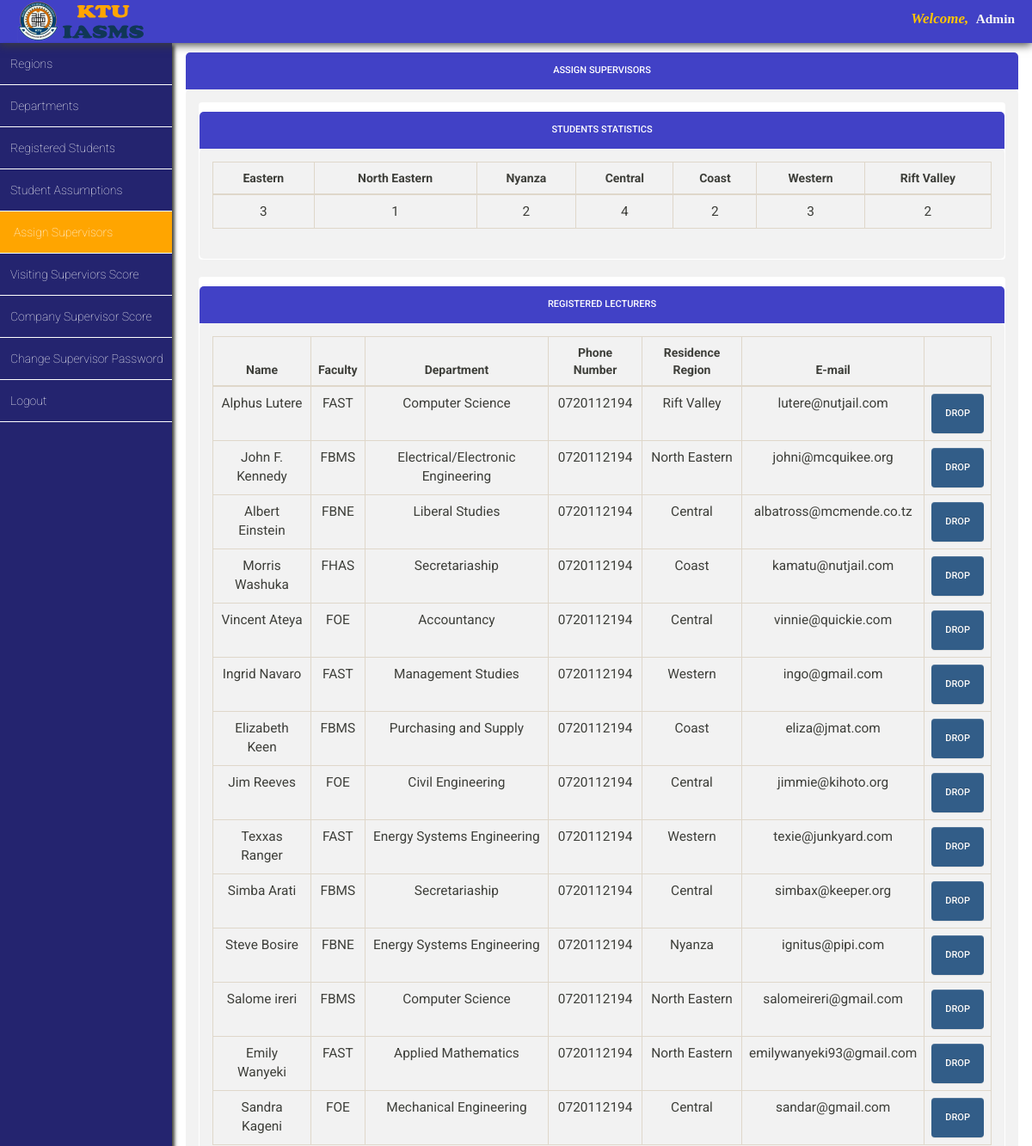
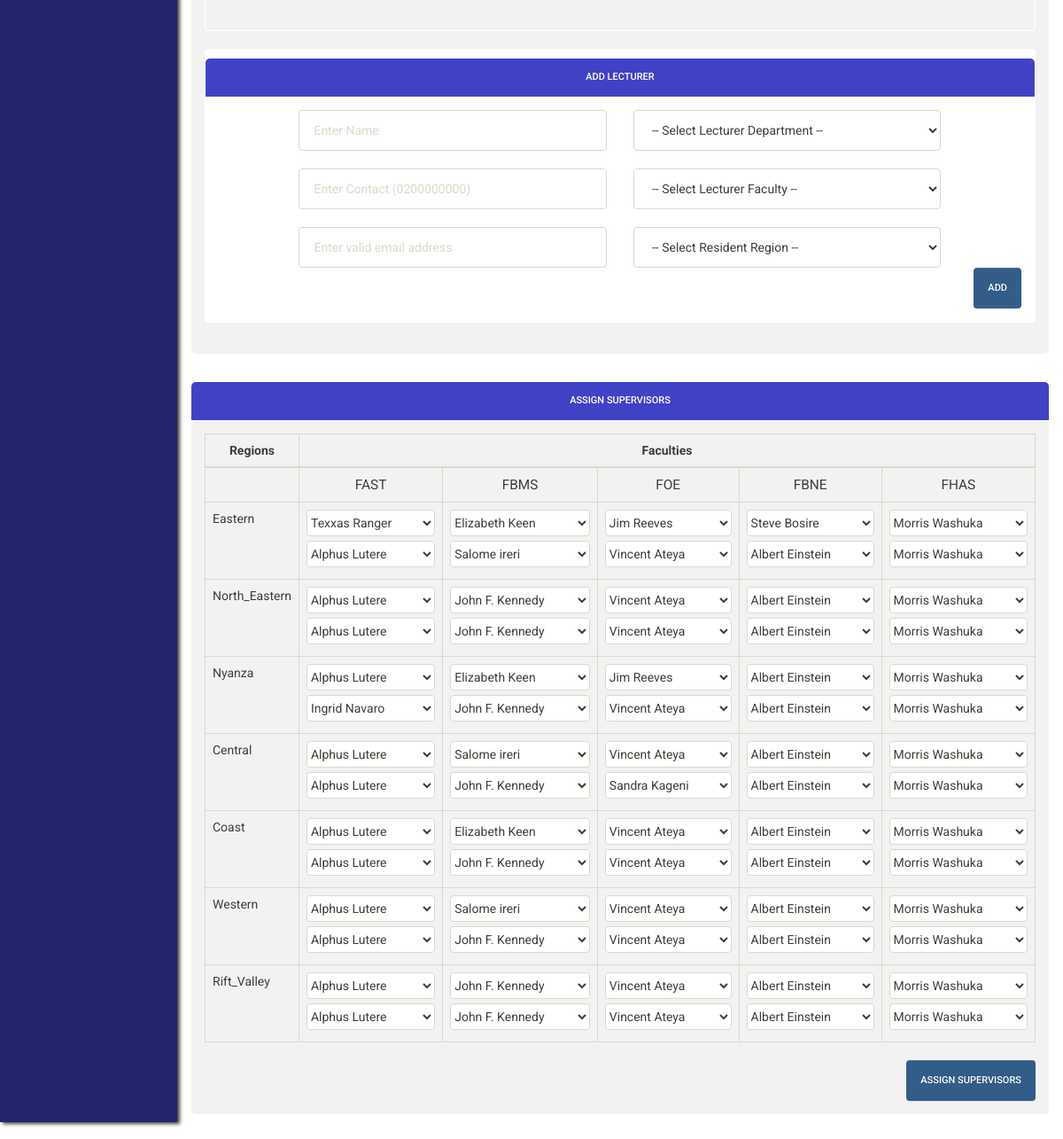
Screenshot of /admin/assign_supervisors/assign_supervisors.php with the database file from the repository (2 pictures, top to bottom).
### tables this page shows
CREATE TABLE `visiting_lecturers` (
  `id` int(11) NOT NULL,
  `lecturer_name` varchar(255) NOT NULL,
  `lecturer_faculty` varchar(255) NOT NULL,
  `lecturer_phone_number` varchar(11) NOT NULL,
  `lecturer_region_residence` varchar(255) NOT NULL,
  `lecturer_department` varchar(255) NOT NULL,
  `lecturer_email` varchar(255) NOT NULL
);

CREATE TABLE `assigned_lecturers` (
  `id` int(11) NOT NULL,
  `regions` varchar(255) NOT NULL,
  `first_supervisor_fast` varchar(255) NOT NULL,
  `second_supervisor_fast` varchar(255) NOT NULL,
  `first_supervisor_fbms` varchar(255) NOT NULL,
  `second_supervisor_fbms` varchar(255) NOT NULL,
  `first_supervisor_foe` varchar(100) NOT NULL,
  `second_supervisor_foe` varchar(100) NOT NULL,
  `first_supervisor_fbne` varchar(100) NOT NULL,
  `second_supervisor_fbne` varchar(100) NOT NULL,
  `first_supervisor_fhas` varchar(100) NOT NULL,
  `second_supervisor_fhas` varchar(100) NOT NULL,
  `date` timestamp NOT NULL DEFAULT current_timestamp()
);

### admin/assign_supervisors/assign_supervisors.php (the view, shortened to what this page needs)
		<?php
		include '../../database_connection/database_connection.php';
		  $regions = array();
		  $regions_2 = array("-- Select Resident Region --");
		  $mysql_query_command_1 = "SELECT * FROM regions";
		  $execute_result_query = mysqli_query($conn,$mysql_query_command_1);
		  while($row_set = mysqli_fetch_assoc($execute_result_query)){
			array_push($regions, $row_set['region_name']);
			array_push($regions_2, $row_set['region_name']);
		  }
		  $departments = array("-- Select Lecturer Department -- ");
		  $mysql_query_command_1 = "SELECT * FROM departments";
		  $execute_result_query = mysqli_query($conn,$mysql_query_command_1);
		  while($row_set = mysqli_fetch_assoc($execute_result_query)){
			array_push($departments, $row_set['name']);
		  }
		$faculties = array("-- Select Lecturer Faculty --","FAST","FOE","FBMS","FBNE","FHAS");
		$mysql_query_1 = "SELECT * FROM visiting_lecturers";
		function assign_lectures_options($supervisor_type, $query_type, $region = ''){
			include '../../database_connection/database_connection.php';
			$supervisor_type = $supervisor_type.'_'.strtolower($query_type);
			$return_arr = array();
			$mysql_query = "SELECT * FROM assigned_lecturers WHERE `regions` = '$region'";
			$check_db = mysqli_query($conn,$mysql_query);
			while($assigned_lecturers = mysqli_fetch_assoc($check_db))
				array_push($return_arr, $assigned_lecturers[$supervisor_type]);
			$options_arr = array();
			$temp_arr = array();
			$mysql_query = "SELECT * FROM visiting_lecturers WHERE lecturer_faculty = '$query_type'";
			$execute_mysql_query = mysqli_query($conn,$mysql_query);
			while($get_details = mysqli_fetch_assoc($execute_mysql_query)){
				$name = $get_details["lecturer_name"];
				foreach ($return_arr as $target) {
					if($name == $target){
						$options_arr = array($name);
						break;
					}
				}
				array_push($temp_arr, $name);
			}
			foreach ($temp_arr as $item) {
				if($item != $target) array_push($options_arr, $item);
			}
			return $options_arr;
		}
		 ?>
		<!DOCTYPE html>
		<html lang="en" class="bg-pink">
		<head>
		  <link rel="stylesheet" href="../../css/bootstrap-theme.min.css"/>
		  <link rel="stylesheet" href="../../css/bootstrap.min.css"/>
		  <link rel="stylesheet" href="../../css/main_page_style.css"/>
		  <link rel="stylesheet" href="assign_supervisors.css"/>
		</head>
		<body>
		<div id="top-navigation">
		<div id="header_logo"><img src="../../img/header_log.png" class="img-responsive" alt="logo" style="float:left;width:150px; height:50px;position:relative;left:20px"/></div>
		<div id="student_name"><span style="color:rgb(255, 198, 0);font-size:1.1em"><em>Welcome,</em>&nbsp; </span><span style="font-family:serif"><?php echo "Admin"?></span></div>
		</div>
		<div id="left_side_bar">
		<ul id="menu_list">
		  <a class="menu_items_link" href="../regions/regions.php"><li class="menu_items_list">Regions</li></a>
		  <a class="menu_items_link" href="../departments/departments.php"><li class="menu_items_list">Departments</li></a>
		  <a class="menu_items_link" href="../view_registered_students/view_registered_students.php"><li class="menu_items_list">Registered Students</li></a>
		  <a class="menu_items_link" href="../students_assumptions/students_assumptions.php"><li class="menu_items_list" >Student Assumptions</li></a>
		  <a class="menu_items_link" href="assign_supervisors.php"><li class="menu_items_list" style="background-color:orange;padding-left:16px">Assign Supervisors</li></a>
		  <a class="menu_items_link" href="../visiting_score/visiting_supervisors_score.php"><li class="menu_items_list">Visiting Superviors Score</li></a>
		  <a class="menu_items_link" href="../company_score/company_supervisor_score.php"><li class="menu_items_list">Company Supervisor Score</li></a>
		  <a class="menu_items_link" href="../change_password/change_password.php"><li class="menu_items_list">Change Supervisor Password</li></a>
		  <a class="menu_items_link" href="../../index.php"><li class="menu_items_list">Logout</li></a>
		</ul>
		</div>
<div class="container-fluid">
		<div id="main_content">
			<div class = "panel">
			   <div class = "panel-heading phead">
				  <h2 class = "panel-title ptitle"> Assign Supervisors</h2>
			   </div>
					<div class = "panel-body pbody">
					<div class = "panel">
					<div class = "panel-heading phead">
						<h2 class = "panel-title ptitle"> Students Statistics</h2>
				   </div>
						<div class = "panel-body pbody">
					  <table class="table table-bordered table-hover">
						  <thead>
							<tr>
							<?php foreach ($regions as $region){
								echo '<th style="text-align:center">'.$region.'</th>';
							}?>
							</tr>
						  </thead>
						  <tbody>
							<?php
							echo "<tr style='text-align:center;font-size:1.1em' width='100%'>";
							$mycounter = 0;
							while($mycounter < sizeof($regions)){
							$selected_item = $regions[$mycounter];
							$mysql_query_command_1 = "SELECT company_region FROM students_assumption WHERE company_region='$selected_item'";
							$execute_result_query = mysqli_query($conn,$mysql_query_command_1);
							$row_cnt = mysqli_num_rows($execute_result_query);
							echo "<td>".$row_cnt."</td>";
							$mycounter++;
							}
							echo "</tr>";
							 ?>
						  </tbody>
					</table>
			 </div>
		   </div>
					<div class = "panel">
						<div class = "panel-heading phead">
								<h2 class = "panel-title ptitle"> Registered Lecturers</h2>
						</div>
						<div class = "panel-body pbody">
						<table class="table table-bordered table-hover">
							<thead>
								<tr>
									<th style="text-align:center">Name</th>
									<th style="text-align:center">Faculty</th>
									<th style="text-align:center">Department</th>
									<th style="text-align:center">Phone Number</th>
									<th style="text-align:center">Residence Region</th>
									<th style="text-align:center">E-mail</th>
									<th></th>
								</tr>
							</thead>
							<tbody>
								<?php
								echo "<tr style='text-align:center;font-size:1.1em' width='100%'>";
								$mysql_query_command_1 = $mysql_query_1;
								$execute_result_query = mysqli_query($conn,$mysql_query_command_1);
								while ($row_set = mysqli_fetch_array($execute_result_query)){
								echo "<tr style='text-align:center;font-size:1.1em'>";
								echo "<td>".$row_set["lecturer_name"]."</td>";
								echo "<td>".$row_set["lecturer_faculty"]."</td>";
								echo "<td>".$row_set["lecturer_department"]."</td>";
								echo "<td>".$row_set["lecturer_phone_number"]."</td>";
								echo "<td>".$row_set["lecturer_region_residence"]."</td>";
								echo "<td>".$row_set["lecturer_email"]."</td>";
								echo '<td>
											<form method="post" action="assign_supervisors_inc.php">
												<input type="hidden" name="drop_lecturer_id" value="'.$row_set["id"].'"/>
												<input type="submit" value="Drop" name="btn_drop_lecturer" class="btn btn-primary"/>
											</form>
										</td>';
								echo "</tr>";
								}
								echo "</tr>";
								?>
							</tbody>
						</table>
			 		</div>
		   </div>
		   <div class="panel">
			 <div class = "panel-heading phead phead-adjusted">
				  <h2 class = "panel-title ptitle"> Add Lecturer</h2>
			   </div>
					<div class = "panel-body">
					<form method="post" action="">
					<div class="row">
					<div class="col-md-12">
					<div class="col-md-5 col-md-offset-1">
					<input type="text" placeholder="Enter Name" name="txt_lecturer_name" class="form-control"/>
					</div>
					<div class="col-md-5">
					 <select class="form-control" id="lecturers_department" name="lecturers_department">
					  <?php
					  foreach($departments as $val) { echo "<option>".$val."</option>";};
					  ?>
					</select>
					</div>
					</div>
					</div>
					<br>
					<div class="row">
					<div class="col-md-12">
					<div class="col-md-5 col-md-offset-1">
					<input type="text" placeholder="Enter Contact (0200000000)" name="txt_lecturer_contact" class="form-control"/>
					</div>
					<div class="col-md-5">
					<select class="form-control" id="lecturers_faculty" name="lecturers_faculty">
					  <?php
						foreach($faculties as $val) { echo "<option>".$val."</option>";};
					   ?>
					</select>
					</div>
					</div>
					</div>
					<br>
					<div class="row">
					<div class="col-md-12">
					<div class="col-md-5 col-md-offset-1">
					<input type="email" placeholder="Enter valid email address" name="txt_lecturer_email" class="form-control"/>
					</div>
					<div class="col-md-5">
					<select class="form-control" id="selected_region" name="selected_region">
					<?php
					foreach($regions_2 as $val) { echo "<option>".$val."</option>";};
					?>
					</select>
					</div>
					</div>
					</div>
					<div style="float: right">
					<input type="submit" value="Add" name="btn_add_lecturer" class="btn btn-primary"/>
					</div>
					</div>
			   </div>
		   </div>
		 </div>
		 <div class = "panel">
					<div class = "panel-heading phead">
						<h2 class = "panel-title ptitle"> Assign Supervisors</h2>
				   </div>
						<div class = "panel-body pbody">
					  <form method="post" action="">
					  <table class="table table-bordered table-hover">
						  <thead>
							<tr>
								<th style="text-align:center" width="10%">Regions</th>
								<th colspan="5" style="text-align:center">Faculties</th>
							</tr>
						  </thead>
						  <tbody>
						  <tr style='text-align:center;font-size:1.1em' width='100%'>
								<td></td>
								<td title="Faculty of Applied Science and Technology">FAST</td>
								<td title="Faculty of Business and Management Studies">FBMS</td>
								<td title="Faculty of Engineering">FOE</td>
								<td title="Faculty of Built & Natural Environment">FBNE</td>
								<td title="Faculty of Health and Allied Sciences">FHAS</td>
						  </tr>
						  <?php foreach ($regions as $region) :
								$region = strstr($region, ' ')? str_replace(' ', '_', $region) : $region;
							?>
						  <tr>
							<td><?php echo $region?></td>
							<td>
							<select class="form-control form-control-adjusted" name="selected_lecturer_1_<?php echo $region?>_fast">
							<?php
							foreach (assign_lectures_options('first_supervisor', 'FAST', $region) as $item) {
								echo "<option>".$item."</option>";
							}
							?>
							</select>
							<select class="form-control form-control-adjusted" name="selected_lecturer_2_<?php echo $region?>_fast">
							<?php
							foreach (assign_lectures_options('second_supervisor', 'FAST', $region) as $item) {
								echo "<option>".$item."</option>";
							}
							?>
							</select>
							</td>
							<td>
							<select class="form-control form-control-adjusted" name="selected_lecturer_1_<?php echo $region?>_fbms">
							<?php
							foreach (assign_lectures_options('first_supervisor', 'FBMS', $region) as $item) {
								echo "<option>".$item."</option>";
							}
							?>
							</select>
							<select class="form-control form-control-adjusted" name="selected_lecturer_2_<?php echo $region?>_fbms">
							<?php
							foreach (assign_lectures_options('second_supervisor', 'FBMS', $region) as $item) {
								echo "<option>".$item."</option>";
							}
							?>
							</select>
							</td>
							<td>
							<select class="form-control form-control-adjusted" name="selected_lecturer_1_<?php echo $region?>_foe">
							<?php
							foreach (assign_lectures_options('first_supervisor', 'FOE', $region) as $item) {
								echo "<option>".$item."</option>";
							}
							?>
							</select>
							<select class="form-control form-control-adjusted" name="selected_lecturer_2_<?php echo $region?>_foe">
							<?php
							foreach (assign_lectures_options('second_supervisor', 'FOE', $region) as $item) {
								echo "<option>".$item."</option>";
							}
							?>
							</select>
							</td>
							<td>
							<select class="form-control form-control-adjusted" name="selected_lecturer_1_<?php echo $region?>_fbne">
							<?php
							foreach (assign_lectures_options('first_supervisor', 'FBNE', $region) as $item) {
								echo "<option>".$item."</option>";
							}
							?>
							</select>
							<select class="form-control form-control-adjusted" name="selected_lecturer_2_<?php echo $region?>_fbne">
							<?php
							foreach (assign_lectures_options('second_supervisor', 'FBNE', $region) as $item) {
								echo "<option>".$item."</option>";
							}
							?>
							</select>
							</td>
							<td>
							<select class="form-control form-control-adjusted" name="selected_lecturer_1_<?php echo $region?>_fhas">
							<?php
							foreach (assign_lectures_options('first_supervisor', 'FHAS', $region) as $item) {
								echo "<option>".$item."</option>";
							}
							?>
							</select>
							<select class="form-control form-control-adjusted" name="selected_lecturer_2_<?php echo $region?>_fhas">
							<?php
							foreach (assign_lectures_options('second_supervisor', 'FHAS', $region) as $item) {
								echo "<option>".$item."</option>";
							}
							?>
							</select>
							</td>
						  </tr>
						  <?php endforeach ?>
						  </tbody>
					</table>
					  <div style="float: right">
					<input type="submit" name="btn-assign-lecturers" class="btn btn-primary" value="Assign Supervisors"/>
					</div>
					</form>
			 </div>
			</div>
		 </div>
		</body>
		</html>

### rows the page displays
visiting_lecturers: lecturer_name "Alphus Lutere", lecturer_faculty "FAST", lecturer_department "Computer Science", lecturer_phone_number "0720112194", lecturer_region_residence "Rift Valley", lecturer_email "lutere@nutjail.com"
visiting_lecturers: lecturer_name "John F. Kennedy", lecturer_faculty "FBMS", lecturer_department "Electrical/Electronic Engineering", lecturer_phone_number "0720112194", lecturer_region_residence "North Eastern", lecturer_email "johni@mcquikee.org"
visiting_lecturers: lecturer_name "Albert Einstein", lecturer_faculty "FBNE", lecturer_department "Liberal Studies", lecturer_phone_number "0720112194", lecturer_region_residence "Central", lecturer_email "albatross@mcmende.co.tz"
visiting_lecturers: lecturer_name "Morris Washuka", lecturer_faculty "FHAS", lecturer_department "Secretariaship", lecturer_phone_number "0720112194", lecturer_region_residence "Coast", lecturer_email "kamatu@nutjail.com"
visiting_lecturers: lecturer_name "Vincent Ateya", lecturer_faculty "FOE", lecturer_department "Accountancy", lecturer_phone_number "0720112194", lecturer_region_residence "Central", lecturer_email "vinnie@quickie.com"
visiting_lecturers: lecturer_name "Ingrid Navaro", lecturer_faculty "FAST", lecturer_department "Management Studies", lecturer_phone_number "0720112194", lecturer_region_residence "Western", lecturer_email "ingo@gmail.com"
visiting_lecturers: lecturer_name "Elizabeth Keen", lecturer_faculty "FBMS", lecturer_department "Purchasing and Supply", lecturer_phone_number "0720112194", lecturer_region_residence "Coast", lecturer_email "eliza@jmat.com"
visiting_lecturers: lecturer_name "Jim Reeves", lecturer_faculty "FOE", lecturer_department "Civil Engineering", lecturer_phone_number "0720112194", lecturer_region_residence "Central", lecturer_email "jimmie@kihoto.org"
visiting_lecturers: lecturer_name "Texxas Ranger", lecturer_faculty "FAST", lecturer_department "Energy Systems Engineering", lecturer_phone_number "0720112194", lecturer_region_residence "Western", lecturer_email "texie@junkyard.com"
visiting_lecturers: lecturer_name "Simba Arati", lecturer_faculty "FBMS", lecturer_department "Secretariaship", lecturer_phone_number "0720112194", lecturer_region_residence "Central", lecturer_email "simbax@keeper.org"
visiting_lecturers: lecturer_name "Steve Bosire", lecturer_faculty "FBNE", lecturer_department "Energy Systems Engineering", lecturer_phone_number "0720112194", lecturer_region_residence "Nyanza", lecturer_email "ignitus@pipi.com"
visiting_lecturers: lecturer_name "Salome ireri", lecturer_faculty "FBMS", lecturer_department "Computer Science", lecturer_phone_number "0720112194", lecturer_region_residence "North Eastern", lecturer_email "salomeireri@gmail.com"
visiting_lecturers: lecturer_name "Emily Wanyeki", lecturer_faculty "FAST", lecturer_department "Applied Mathematics", lecturer_phone_number "0720112194", lecturer_region_residence "North Eastern", lecturer_email "emilywanyeki93@gmail.com"
visiting_lecturers: lecturer_name "Sandra Kageni", lecturer_faculty "FOE", lecturer_department "Mechanical Engineering", lecturer_phone_number "0720112194", lecturer_region_residence "Central", lecturer_email "sandar@gmail.com"
assigned_lecturers: first_supervisor_fast "Texxas Ranger", second_supervisor_fast "Alphus Lutere", first_supervisor_fbms "Elizabeth Keen", second_supervisor_fbms "Salome ireri", first_supervisor_foe "Jim Reeves", second_supervisor_foe "Vincent Ateya", first_supervisor_fbne "Steve Bosire", second_supervisor_fbne "Albert Einstein"

### other values shown
$region "Eastern"
$region "North Eastern"
$region "Nyanza"
$region "Central"
$region "Coast"
$region "Western"
$region "Rift Valley"
$row_cnt "3"
$row_cnt "1"
$row_cnt "2"
$row_cnt "4"
$region "North_Eastern"
$region "Rift_Valley"
form field lecturers_department "-- Select Lecturer Department --"
form field lecturers_faculty "-- Select Lecturer Faculty --"
